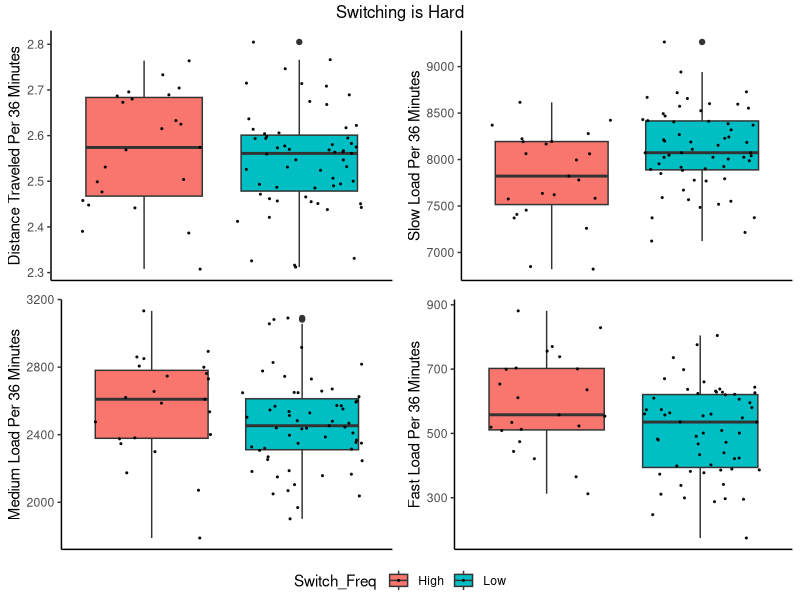
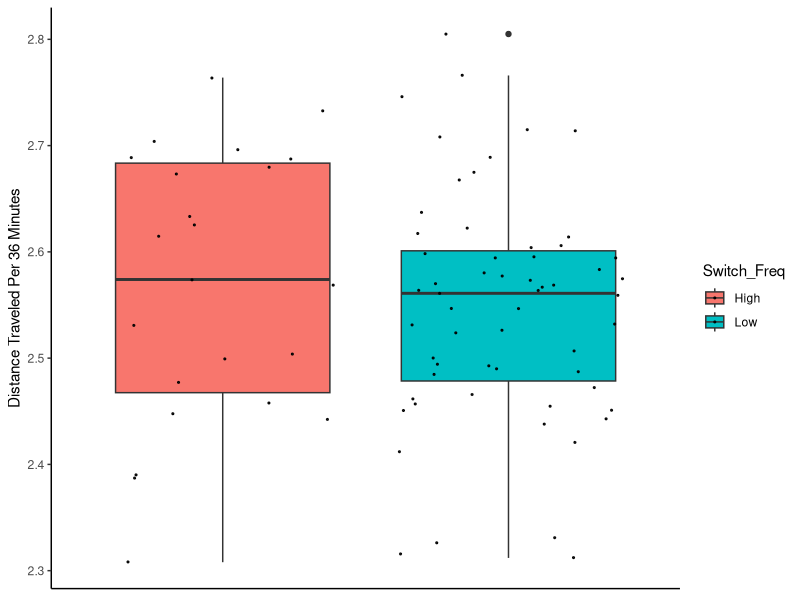
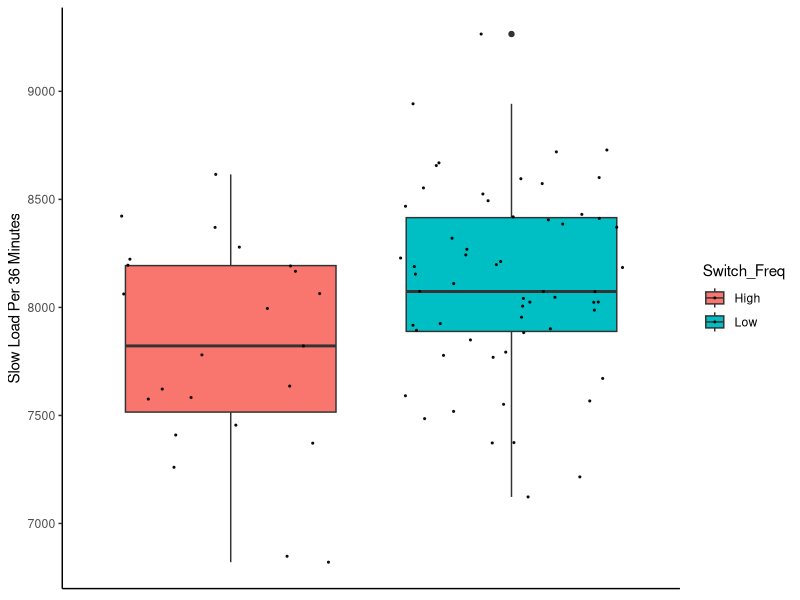
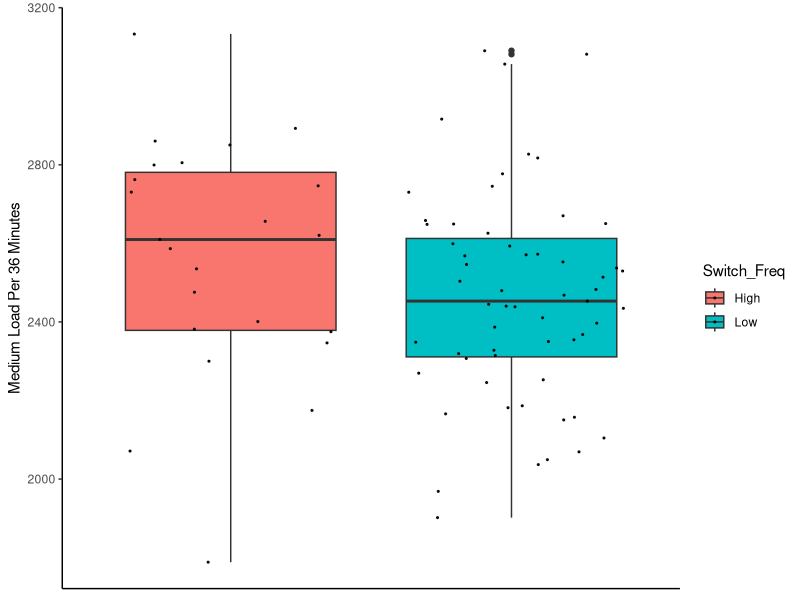
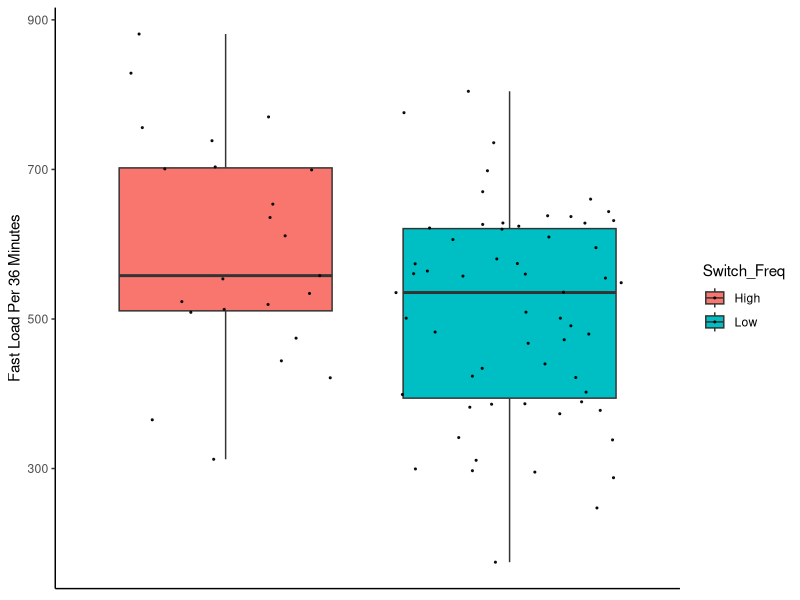
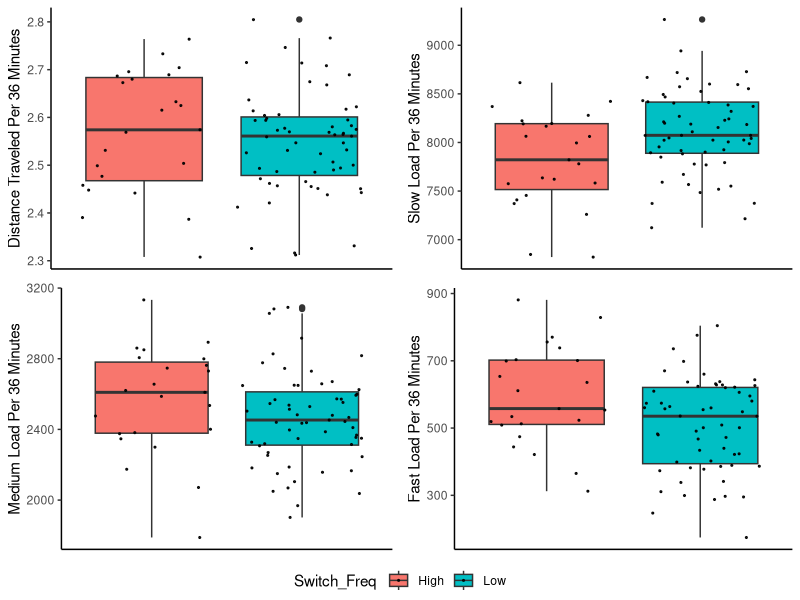

Reproduce these figures in R, in order.
# Switch 5 ----- Part 3

# Setup
setup = {
  # Loading libraries
  library(tidyverse)
  library(ggpubr)
  library(flextable)
  library(scales)
  
  # Setting working directory
  setwd("~/Documents/Basketball/NBA/Switch5")
  
  # Clean theme for graphs
  theme_clean <- function() {
    theme(panel.grid.major = element_blank(), 
          panel.grid.minor = element_blank(),
          panel.background = element_blank(), 
          axis.line = element_line(colour = "black"),
          plot.title = element_text(size = 18, face = "bold")) 
  }
}

# Data Import
data_import = {
  
  # Importing Playoff Switch data
  Playoff_Switch_Pick_Data <- read.csv("./Data/Switch_Playoff_Games.csv") %>% 
    left_join(., read.csv("./Data/Picks_Playoff_Games.csv"), by = c("Screener.Defender", "Season")) %>%
    mutate(Switches = Picks.x, TotalScreens = Picks.y,
           SwitchRate = Picks.x / Picks.y) %>%
    select(Screener.Defender, Season, Switches, TotalScreens, SwitchRate)
  
  # Importing fitness stats
  Fitness_Data <- read.csv("./Data/Fitness.csv")
  
  # Importing team switch stats by season
  Team_Switches <- read.csv("./Data/Team_Switches.csv") %>%
    mutate(Team = Defensive.Team)
  
  # Importing league rankings data
  League_Rankings <- read.csv("./Data/League_Rankings.csv")
  
  # Importing team SQ stats by season
  Team_SQ <- read.csv("./Data/Team_SQ.csv") %>%
    mutate(Team = Defensive.Team)
  
}

# Fitness Stats
fitness_stats = {
  
  fit_plot <- Fitness_Data %>%
    left_join(., Playoff_Switch_Pick_Data, by = c("Player" = "Screener.Defender" ,"Season")) %>%
    filter(TotalScreens > 100) %>%
    mutate(Switch_Freq = ifelse(SwitchRate > 0.15, "High", "Low"))
  
  p1 <- fit_plot %>%
    ggplot(aes(x = Switch_Freq, y = Total.Distance..mi..Per.36.Minutes, fill = Switch_Freq)) +
    geom_boxplot() +
    geom_jitter(color="black", size=0.4, alpha=0.9) +
    theme_clean() +
    ylab("Distance Traveled Per 36 Minutes") +
    theme(axis.title.x=element_blank(),
          axis.text.x=element_blank(),
          axis.ticks.x=element_blank())
  
  p2 <- fit_plot %>%
    ggplot(aes(x = Switch_Freq, y = Load.Slow.Per.36.Minutes, fill = Switch_Freq)) +
    geom_boxplot() +
    geom_jitter(color="black", size=0.4, alpha=0.9) +
    theme_clean() +
    ylab("Slow Load Per 36 Minutes") +
    theme(axis.title.x=element_blank(),
          axis.text.x=element_blank(),
          axis.ticks.x=element_blank())
  
  p3 <- fit_plot %>%
    ggplot(aes(x = Switch_Freq, y = Load.Medium.Per.36.Minutes, fill = Switch_Freq)) +
    geom_boxplot() +
    geom_jitter(color="black", size=0.4, alpha=0.9) +
    theme_clean() +
    ylab("Medium Load Per 36 Minutes") +
    theme(axis.title.x=element_blank(),
          axis.text.x=element_blank(),
          axis.ticks.x=element_blank())
  
  p4 <- fit_plot %>%
    ggplot(aes(x = Switch_Freq, y = Load.Fast.Per.36.Minutes, fill = Switch_Freq)) +
    geom_boxplot() +
    geom_jitter(color="black", size=0.4, alpha=0.9) +
    theme_clean() +
    ylab("Fast Load Per 36 Minutes") +
    theme(axis.title.x=element_blank(),
          axis.text.x=element_blank(),
          axis.ticks.x=element_blank())
  
  plot <- ggarrange(p1, p2, p3, p4, ncol = 2, nrow = 2, common.legend = TRUE, legend = "bottom")
  annotate_figure(plot, top = "Switching is Hard")
  
}

# Regular Season Defensive Rating
def_rating_analysis = {
  
  def_plot <- Team_Switches %>%
    filter(Season != "2022-23") %>%
    left_join(., League_Rankings, by = c("Season", "Team"))
  
  def_plot %>%
    ggplot(aes(x = Defense, y = Picks.Per.100.Possessions)) +
    geom_point() +
    xlab("Defensive Rating") +
    ylab("Switches Per 100 Possessions") +
    ggtitle("Great Regular Season Defenses Don't Need to Switch") +
    theme(plot.title = element_text(size = 15, face = "bold"))
  
  cor(def_plot$Picks.Per.100.Possessions, def_plot$Defense)
  
  def_table <- League_Rankings %>%
    arrange(Defense) %>%
    select(Season, Team, Defense) %>%
    slice(1:10)
    
  flextable(def_table) %>%
    autofit() %>%
    add_header_lines("Best Defensive Teams Since 2017") %>%
    theme_zebra() %>%
    color(part = "header", i = 1, color = "white") %>%
    italic(part = "header", i = 1)

  def_plot2 <- Team_SQ %>%
    left_join(., League_Rankings, by = c("Season", "Team"))
  
  def_plot2 %>%
    ggplot(aes(x = Defense, y = qSQ)) +
    geom_point() +
    xlab("Defensive Rating") +
    ylab("Shot Quality Surrendered") +
    ggtitle("Shot Quality Defense Seems to Matter in the Regular Season") +
    theme(plot.title = element_text(size = 15, face = "bold"))

  cor(def_plot2$qSQ, def_plot2$Defense)
}
